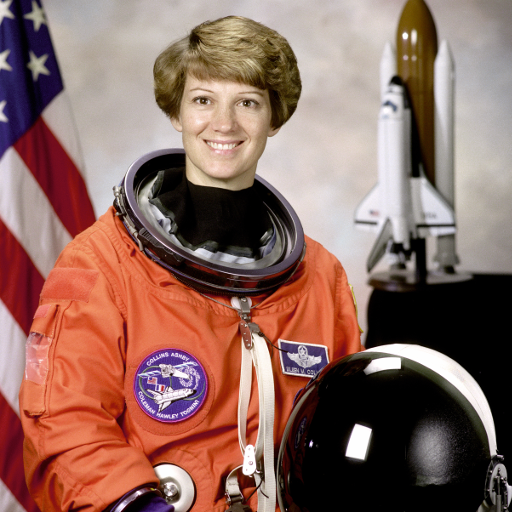
#> input picture skimage.data.astronaut(), 512 x 512 px
$ python make_test_video.py
#> lines starting #> are read from the running program, lines starting #| are printed output that depends on the picture
### scripts/_common.py
"""Helpers shared by the scripts (path setup, key parsing, video reading)."""
import sys
from pathlib import Path

ROOT = Path(__file__).resolve().parents[1]
if str(ROOT) not in sys.path:
    sys.path.insert(0, str(ROOT))

import cv2  # noqa: E402
import numpy as np  # noqa: E402

DEMO_KEY_HEX = "000102030405060708090a0b0c0d0e0f"   # Phase I pre-shared key (demo only!)


# [5 lines left out: function parse_key, not called in this run]


def parse_size(s):
    if not s:
        return None
    w, h = s.lower().split("x")
    return int(w), int(h)


# [42 lines left out: functions open_video, read_frames, video_fps, label, not called in this run]


def save_rgb(path, rgb):
    cv2.imwrite(str(path), cv2.cvtColor(rgb, cv2.COLOR_RGB2BGR))


def as_np(b):
    return np.frombuffer(b, np.uint8)

### scripts/make_test_video.py
"""Creates a test video so you can run everything without your own footage.

Pans and zooms across scikit-image sample photos (faces, text-like detail, flat
areas, fine texture) with a moving overlay and a frame counter.

    python scripts/make_test_video.py --out test_video.mp4 --frames 90 --size 640x480
"""
import argparse

import _common  # noqa: F401
import cv2
import numpy as np
from skimage import data


def main():
    ap = argparse.ArgumentParser()
    ap.add_argument("--out", default="test_video.mp4")
    ap.add_argument("--frames", type=int, default=90)
    ap.add_argument("--size", default="640x480")
    ap.add_argument("--fps", type=float, default=30)
    a = ap.parse_args()
    W, H = _common.parse_size(a.size)

    sources = [data.astronaut(), data.coffee(), data.rocket(), data.chelsea()]
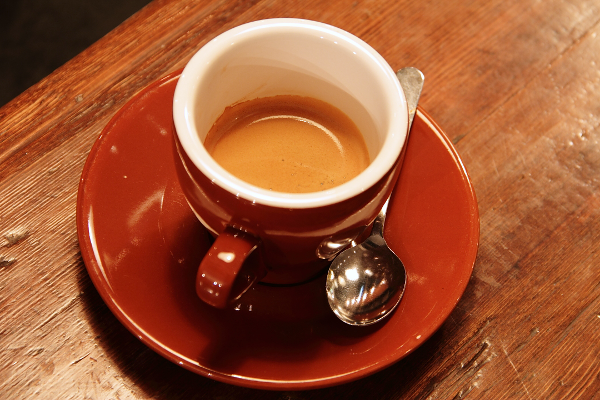
#> input picture skimage.data.coffee(), 600 x 400 px
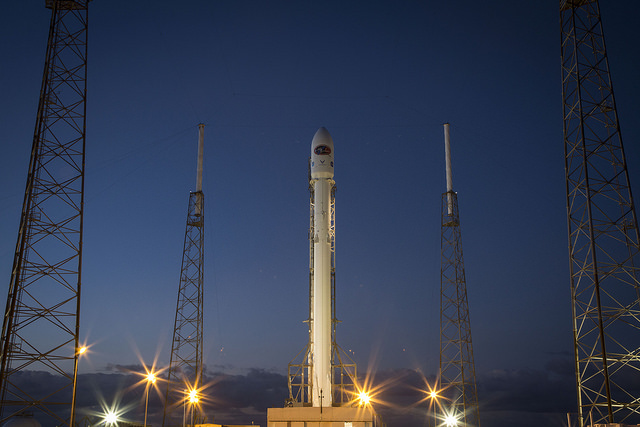
#> input picture skimage.data.rocket(), 640 x 427 px
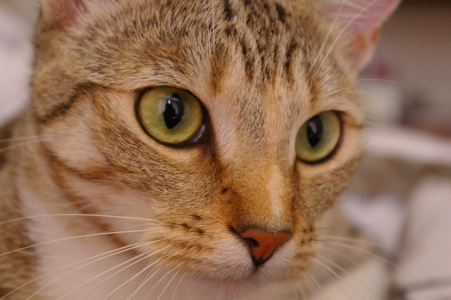
#> input picture skimage.data.chelsea(), 451 x 300 px
    sources = [cv2.resize(s, (int(W * 1.4), int(H * 1.4)), interpolation=cv2.INTER_CUBIC)
               for s in sources]
#> sources = 4 items
    per = max(1, a.frames // len(sources))
#> per = 22
    vw = cv2.VideoWriter(a.out, cv2.VideoWriter_fourcc(*"mp4v"), a.fps, (W, H))
    for f in range(a.frames):
        src = sources[min(f // per, len(sources) - 1)]
        t = (f % per) / max(1, per - 1)
        sh, sw = src.shape[:2]
        x0 = int((sw - W) * t)
        y0 = int((sh - H) * (0.5 + 0.5 * np.sin(2 * np.pi * t)) )
        frame = src[y0:y0 + H, x0:x0 + W].copy()
        cx = int(W * (0.1 + 0.8 * t))
        cv2.circle(frame, (cx, H - 60), 30, (255, 220, 0), -1)
        cv2.putText(frame, f"FRAME {f:04d}  CAM-01", (12, 36), cv2.FONT_HERSHEY_SIMPLEX, 1.0,
                    (255, 255, 255), 2, cv2.LINE_AA)
        vw.write(cv2.cvtColor(frame, cv2.COLOR_RGB2BGR))
#> this loop made 90 passes
#> (t, x0, y0, cx) on passes 1 to 12: (0, 0, 96, 64), (0.0476, 12, 124, 88), (0.0952, 24, 150, 112), (0.143, 36, 171, 137), (0.19, 48, 185, 161), (0.238, 60, 191, 185), (0.286, 73, 189, 210), (0.333, 85, 179, 234), (0.381, 97, 161, 259), (0.429, 109, 137, 283), (0.476, 121, 110, 307), (0.524, 134, 81, 332)
#> pass 1, in main, `src = sources[min(f // per, len(sources) - 1)]`:
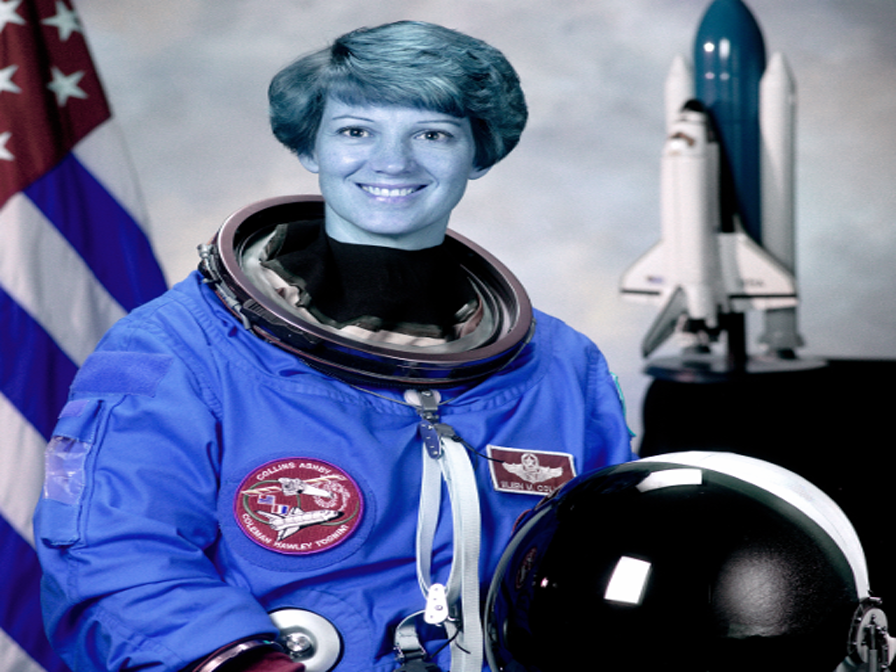
#> src: shape (672, 896, 3); mean of channels 0, 1, 2 141.6, 105.8, 96.5; drawn as B, G, R
#> pass 1, in main, `frame = src[y0:y0 + H, x0:x0 + W].copy()`:
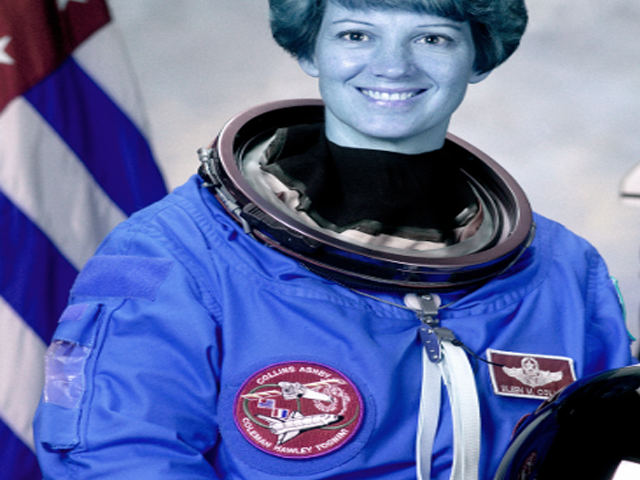
#> frame: shape (480, 640, 3); mean of channels 0, 1, 2 160.2, 107.9, 96.8; drawn as B, G, R
#> pass 3, in main, `frame = src[y0:y0 + H, x0:x0 + W].copy()`:
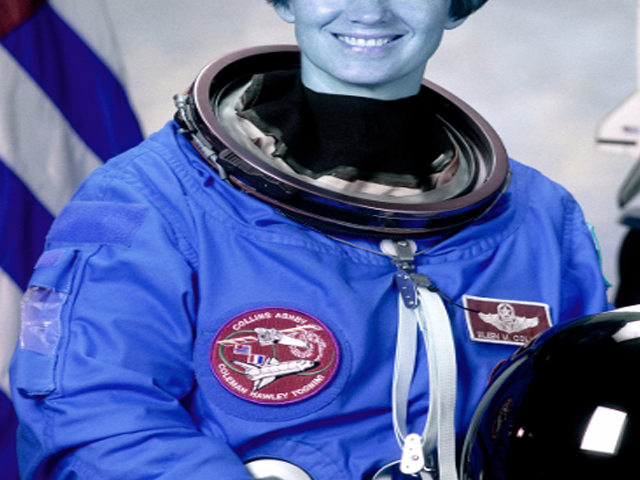
#> frame: shape (480, 640, 3); mean of channels 0, 1, 2 159.3, 102.5, 89.7; drawn as B, G, R
#> after the loop:
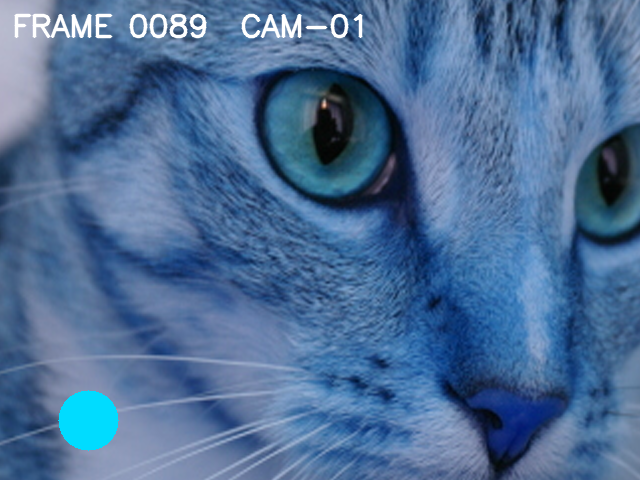
#> frame: shape (480, 640, 3); mean of channels 0, 1, 2 150.2, 109.4, 76.1; drawn as B, G, R
    vw.release()
    print(f"wrote {a.out}: {a.frames} frames, {W}x{H} @ {a.fps} fps")


if __name__ == "__main__":
    main()
